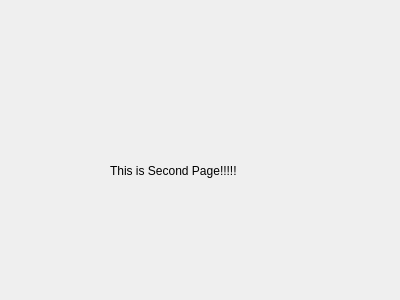
<?xml version="1.0" encoding="UTF-8"?>
<ui version="4.0">
 <class>login3</class>
 <widget class="QDialog" name="login3">
  <property name="geometry">
   <rect>
    <x>0</x>
    <y>0</y>
    <width>400</width>
    <height>300</height>
   </rect>
  </property>
  <property name="windowTitle">
   <string>Dialog</string>
  </property>
  <widget class="QLabel" name="label">
   <property name="geometry">
    <rect>
     <x>110</x>
     <y>90</y>
     <width>231</width>
     <height>161</height>
    </rect>
   </property>
   <property name="text">
    <string>This is Second Page!!!!!</string>
   </property>
  </widget>
 </widget>
 <resources/>
 <connections/>
</ui>
